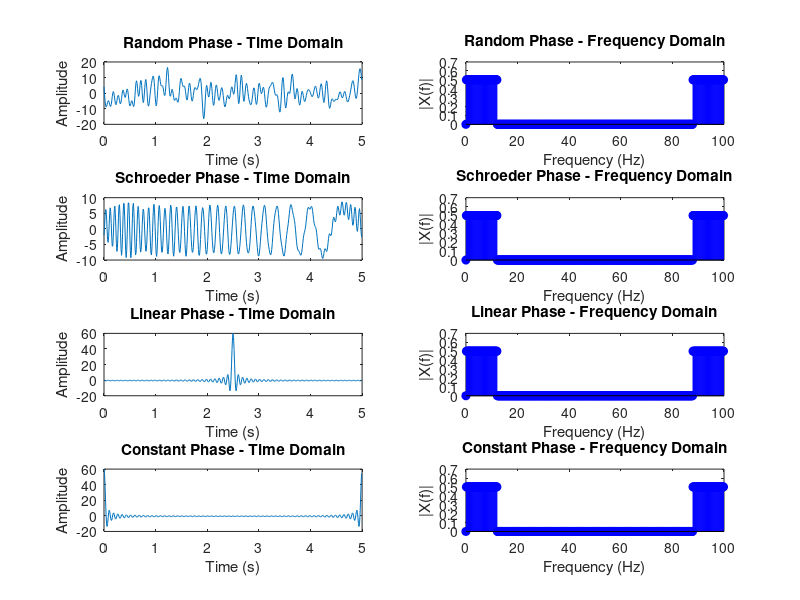

MATLAB code to generate this figure:
% Section 1.6 - Influence of the Phase of a Multisine
% This task is about understanding how the choice of phase in a multisine affects its time-domain properties, particularly the Crest Factor (CF).
% The Crest Factor is the ratio of the peak amplitude to the RMS value
% A low crest factor means the signal energy is well spread out in time.
% A high crest factor means the signal has sharp peaks, this can be problematic in practical systems (amplifiers, actuators, etc.).

% Task 1.6.1 Requirements: 
% Create a multisine with N = 500 samples and the first 60 bins excited.
% Compute and plot time domain and frequency domain signals for these 4 phase choices:
% Random phase (each phase ∈ [0, 2π])
% Schroeder phase formula, Linear phase, constant phase(all phases zero)
%For each signal, compute and print the Crest Factor.
% Parameters
N = 500;                % Number of samples
K = 60;                  % Number of excited frequencies
fs = 100;                 % Sampling frequency (Hz)
Ts = 1/fs;

% Time vector
t = (0:N-1) * Ts;

% Initialize frequency domain vector
X = zeros(1, N);

% Initialize storage for all signals and crest factors
x_signals = zeros(4, N);
crest_factors = zeros(1, 4);

% 1. Random Phase Multisine
X = zeros(1, N);
for k = 1:K
    phase = 2*pi*rand();
    X(k+1) = 0.5 * exp(1j * phase);
end
X(N:-1:N-K+1) = conj(X(2:K+1));
x_signals(1, :) = real(ifft(X) * N);
crest_factors(1) = max(abs(x_signals(1, :))) / rms(x_signals(1, :));

% 2. Schroeder Phase Multisine
X = zeros(1, N);
for k = 1:K
    phase = (k*(k+1)*pi)/K;
    X(k+1) = 0.5 * exp(1j * phase);
end
X(N:-1:N-K+1) = conj(X(2:K+1));
x_signals(2, :) = real(ifft(X) * N);
crest_factors(2) = max(abs(x_signals(2, :))) / rms(x_signals(2, :));

% 3. Linear Phase Multisine
X = zeros(1, N);
for k = 1:K
    phase = k * pi;
    X(k+1) = 0.5 * exp(1j * phase);
end
X(N:-1:N-K+1) = conj(X(2:K+1));
x_signals(3, :) = real(ifft(X) * N);
crest_factors(3) = max(abs(x_signals(3, :))) / rms(x_signals(3, :));

% 4. Constant Phase Multisine
X = zeros(1, N);
for k = 1:K
    phase = 0;
    X(k+1) = 0.5 * exp(1j * phase);
end
X(N:-1:N-K+1) = conj(X(2:K+1));
x_signals(4, :) = real(ifft(X) * N);
crest_factors(4) = max(abs(x_signals(4, :))) / rms(x_signals(4, :));

% Plotting
labels = {'Random Phase', 'Schroeder Phase', 'Linear Phase', 'Constant Phase'};
figure;

for i = 1:4
    % Time domain plot
    subplot(4,2,2*i-1);
    plot(t, x_signals(i, :));
    xlabel('Time (s)');
    ylabel('Amplitude');
    title([labels{i} ' - Time Domain']);
    
    % Frequency domain plot
    X_plot = fft(x_signals(i, :)) / N;
    subplot(4,2,2*i);
    stem((0:N-1) * (fs/N), abs(X_plot), 'b', 'filled');
    xlabel('Frequency (Hz)');
    ylabel('|X(f)|');
    title([labels{i} ' - Frequency Domain']);
end

% Display Crest Factors
disp('Crest Factors for Each Phase Choice:');
for i = 1:4
    disp([labels{i} ': CF = ' num2str(crest_factors(i))]);
end


% in result: Each type of phase setting creates a slightly different time-domain signal.
% The Schroeder phase is known to minimize the crest factor — it "spreads" the energy evenly across time.
% We can compare all 4 in time and frequency domain, and see how the Crest Factor changes.

